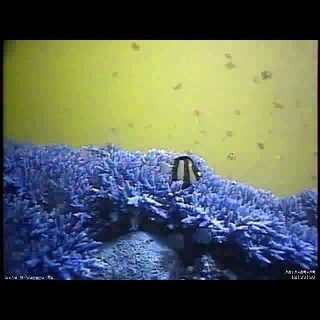
#> input picture btp/Files/framer5_1.jpg, 320 x 320 px, found by its file name
$ python check.py
#> lines starting #> are read from the running program, lines starting #| are printed output that depends on the picture; after the words box and inside, x2 and y2 are one past the last pixel; in counts of white or black regions, pixels touching at a corner belong together
import cv2
#import caffe

def check():
	file='framer5_1.jpg'
	img=cv2.imread(file)
#> img is the input picture: shape (320, 320, 3); mean B, G, R 85.8, 98.4, 89.5
	print(img[161,156])
#| [215 160 139]
	img[161:195,156:199]=(0,255,0)
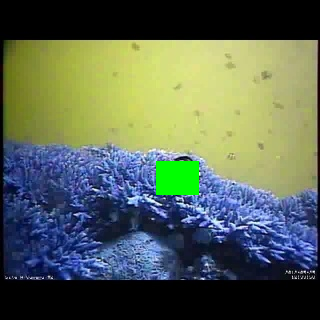
#> img: shape (320, 320, 3); 1.43% of pixels changed, all inside (x1, y1, x2, y2) = (156, 161, 199, 195)
	#img[160:180,0:20]=(255,0,0)
	cv2.imwrite('image.jpg',img)

check()

$ run again, with btp/Files/framer1_1.jpg copied over btp/Files/framer5_1.jpg
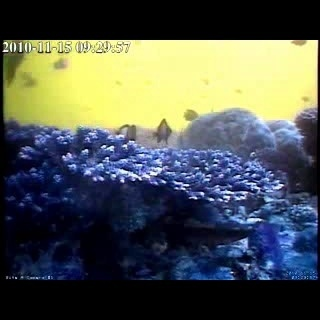
#> input picture btp/Files/framer1_1.jpg, 320 x 320 px, found by its file name
#> in check, img is the input picture: shape (320, 320, 3); mean B, G, R 79.8, 86.6, 80.9
#| [249 205 182]
#> in check, `img[161:195,156:199]=(0,255,0)`:
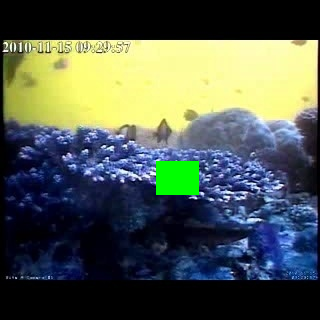
#> img: shape (320, 320, 3); 1.43% of pixels changed, all inside (x1, y1, x2, y2) = (156, 161, 199, 195)

$ run again, with btp/Files/framer2_21.jpg copied over btp/Files/framer5_1.jpg
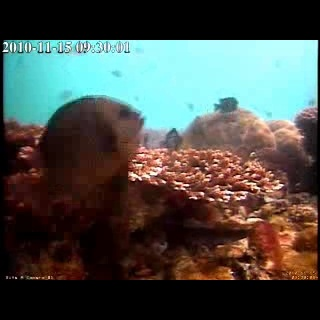
#> input picture btp/Files/framer2_21.jpg, 320 x 320 px, found by its file name
#> in check, img is the input picture: shape (320, 320, 3); mean B, G, R 74.3, 79.3, 74.8
#| [189 208 255]
#> in check, `img[161:195,156:199]=(0,255,0)`:
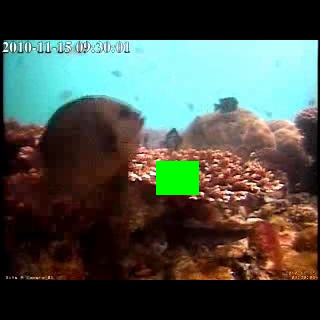
#> img: shape (320, 320, 3); 1.43% of pixels changed, all inside (x1, y1, x2, y2) = (156, 161, 199, 195)

$ run again, with btp/Files/framer4_1.jpg copied over btp/Files/framer5_1.jpg
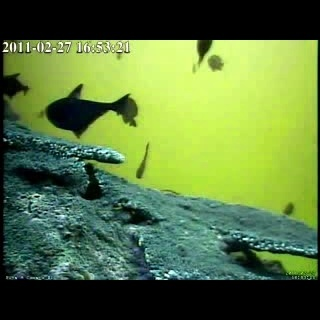
#> input picture btp/Files/framer4_1.jpg, 320 x 320 px, found by its file name
#> in check, img is the input picture: shape (320, 320, 3); mean B, G, R 62.4, 119.1, 91.1
#| [ 63 226 188]
#> in check, `img[161:195,156:199]=(0,255,0)`:
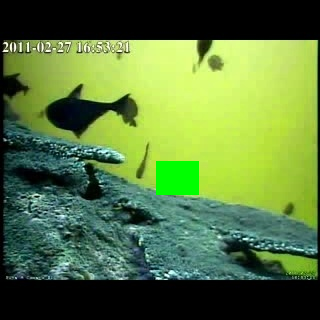
#> img: shape (320, 320, 3); 1.43% of pixels changed, all inside (x1, y1, x2, y2) = (156, 161, 199, 195)
